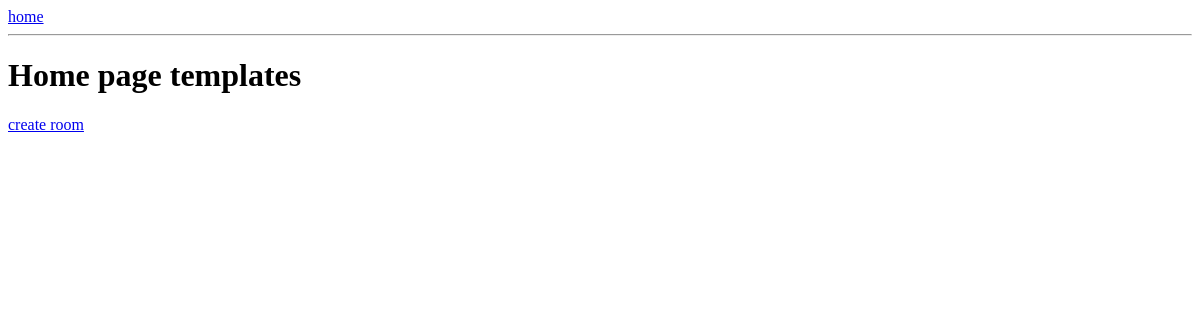
Before: / with the older database file.
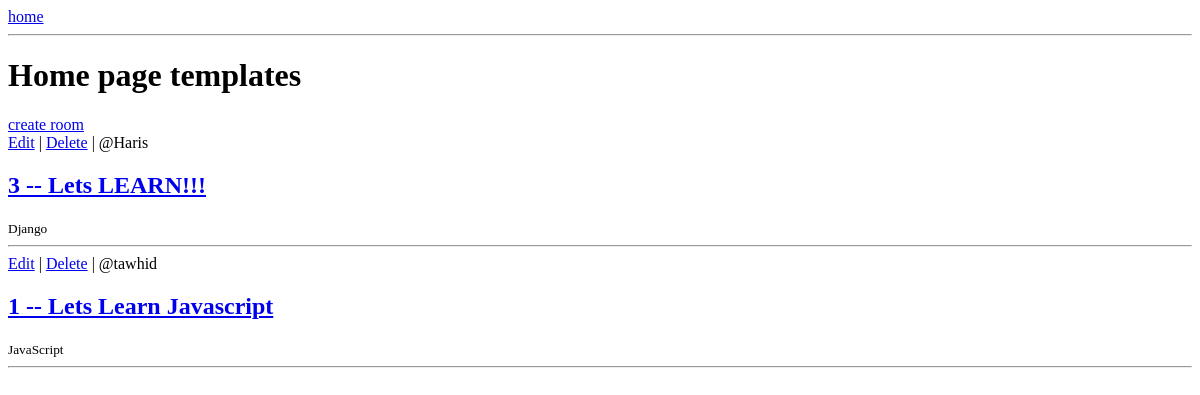
After: the same page with the newer database file.
### base/models.py (models this page shows, shortened)
class Room(models.Model):
    host = models.ForeignKey(User, on_delete=models.SET_NULL, null=True)
    topic = models.ForeignKey(Topic, on_delete=models.SET_NULL, null=True)
    name = models.CharField(max_length=200)
    description = models.TextField(null=True, blank=True)
    updated = models.DateTimeField(auto_now=True)
    created = models.DateTimeField(auto_now_add=True)
    class Meta:
        ordering = ['-updated', '-created']

class Topic(models.Model):
    name = models.CharField(max_length=200)

### base/views.py (the view)
# urls.py: path('', views.home, name='home'),
def home(request):
    rooms = Room.objects.all()
    context = {'rooms': rooms}
    return render(request, 'base/home.html', context)

### base/templates/base/home.html
{% extends "main.html" %}
{% block content %}
<h1>Home page templates</h1>
<div>
    <a href={% url 'room-create' %}> create room</a>
    {% for room in rooms %}
        <div>
            <a href={% url 'room-update' room.id %} >Edit</a> | <a href={% url 'room-delete' room.id %} >Delete</a> | <span>@{{ room.host.username }}</span>
            <a href="{% url 'room' room.id %}"><h2>{{room.id}} -- {{ room.name }}</h2></a>
            <small>{{ room.topic.name }}</small>
            <hr>
        </div>
    {% endfor %}
</div>
{% endblock %}

### templates/main.html (shortened to what this page needs)
<!doctype html>
<html lang="en">
  <head>
  </head>
  <body>
    {% include 'navbar.html' %}
    {% block content %}
    {% endblock content %}
  </body>
</html>

### templates/navbar.html
<a href="/">
    home
</a>
<hr />

Changed rows visible on the page:
added Room: host.username "Haris", id "3", name "Lets LEARN!!!", topic.name "Django"
added Room: host.username "tawhid", id "1", name "Lets Learn Javascript", topic.name "JavaScript"
